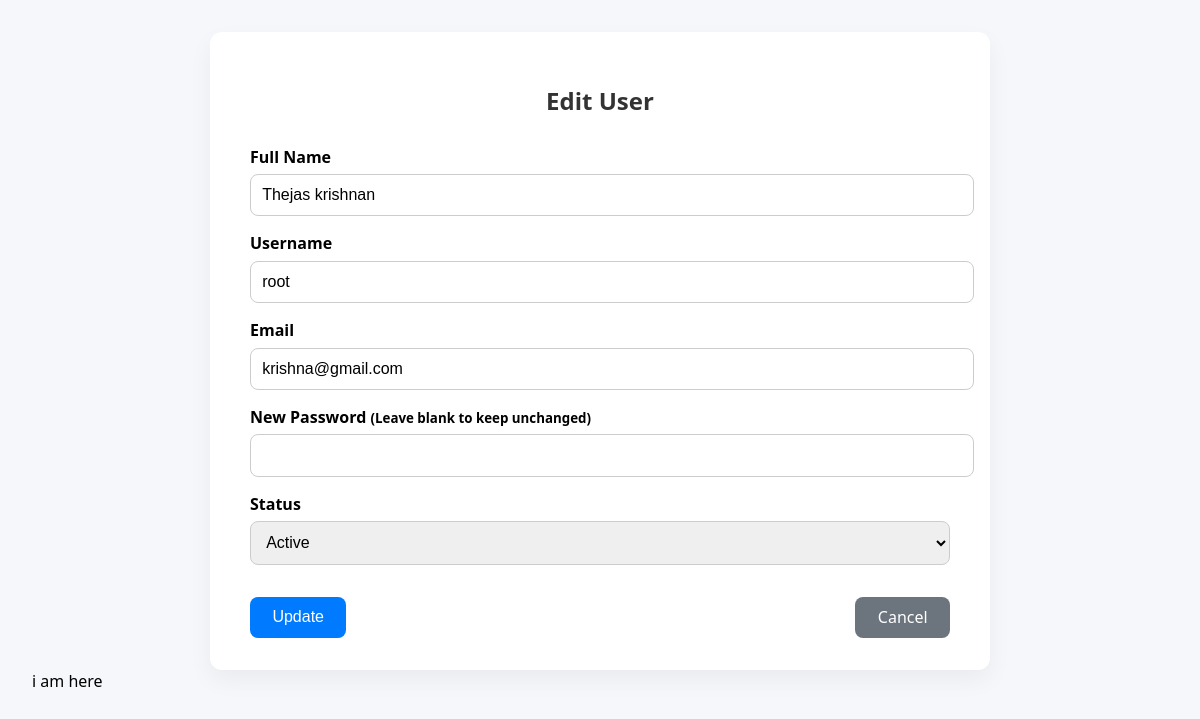
Screenshot of /admin/update-user.php?id=8 with the database file from the repository.
### tables this page shows
CREATE TABLE `user_tb` (
  `id` int(10) UNSIGNED NOT NULL,
  `full_name` varchar(100) NOT NULL,
  `username` varchar(100) NOT NULL,
  `email` varchar(200) NOT NULL,
  `password` varchar(250) NOT NULL,
  `status` varchar(50) NOT NULL,
  `image` varchar(250) NOT NULL
);

### admin/update-user.php (the view, shortened to what this page needs)
<?php
include "connection/connect.php";
$id = $_GET['id'];
$query = "SELECT * FROM user_tb WHERE id = $id";
$result = mysqli_query($conn, $query);
$user = mysqli_fetch_assoc($result);
?>
<!DOCTYPE html>
<html lang="en">
<head>
</head>
<body>
<div class="edit-user-container">
  <h2>Edit User</h2>
 <form action="" method="POST">
    <label for="name">Full Name</label>
    <input type="text" name="full_name" id="name" value="<?= htmlspecialchars($user['full_name']) ?>">
    <label for="username">Username</label>
    <input type="text" name="username" id="username" value="<?= htmlspecialchars($user['username']) ?>">
    <label for="email">Email</label>
    <input type="email" name="email" id="email" value="<?= htmlspecialchars($user['email']) ?>">
    <label for="password">New Password <small>(Leave blank to keep unchanged)</small></label>
    <input type="password" name="password" id="password">
    <label for="status">Status</label>
    <select name="status" id="status">
      <option value="Active" <?= $user['status'] == 'Active' ? 'selected' : '' ?>>Active</option>
    </select>
    <div class="btn-group">
      <button type="submit" name="submit" class="btn btn-save">Update</button>
      <a href="users.php" class="btn btn-cancel">Cancel</a>
    </div>
</form>
</div>
</body>
</html>

### admin/update-user.php (style rules this page uses)
body { font-family: 'Segoe UI', sans-serif; background: #f5f7fa; margin: 0; padding: 2rem; }
.edit-user-container { max-width: 700px; margin: auto; background: #fff; padding: 2rem 2.5rem; border-radius: 12px; box-shadow: 0 10px 25px rgba(0,0,0,0.05); }
h2 { text-align: center; color: #333; margin-bottom: 1.8rem; }
label { font-weight: 600; display: block; margin-bottom: 0.4rem; margin-top: 1rem; }
input[type="text"], input[type="email"], input[type="password"], select { width: 100%; padding: 0.7rem; border-radius: 8px; border: 1px solid #ccc; font-size: 1rem; }
.btn-group { display: flex; justify-content: space-between; margin-top: 2rem; }
.btn { padding: 0.6rem 1.4rem; font-size: 1rem; border-radius: 8px; border: none; cursor: pointer; text-decoration: none; color: #fff; transition: 0.3s ease; }
.btn-save { background: #007bff; }
.btn-cancel { background: #6c757d; }

### rows the page displays
user_tb: full_name "Thejas krishnan", username "root", email "krishna@gmail.com", status "Active"
